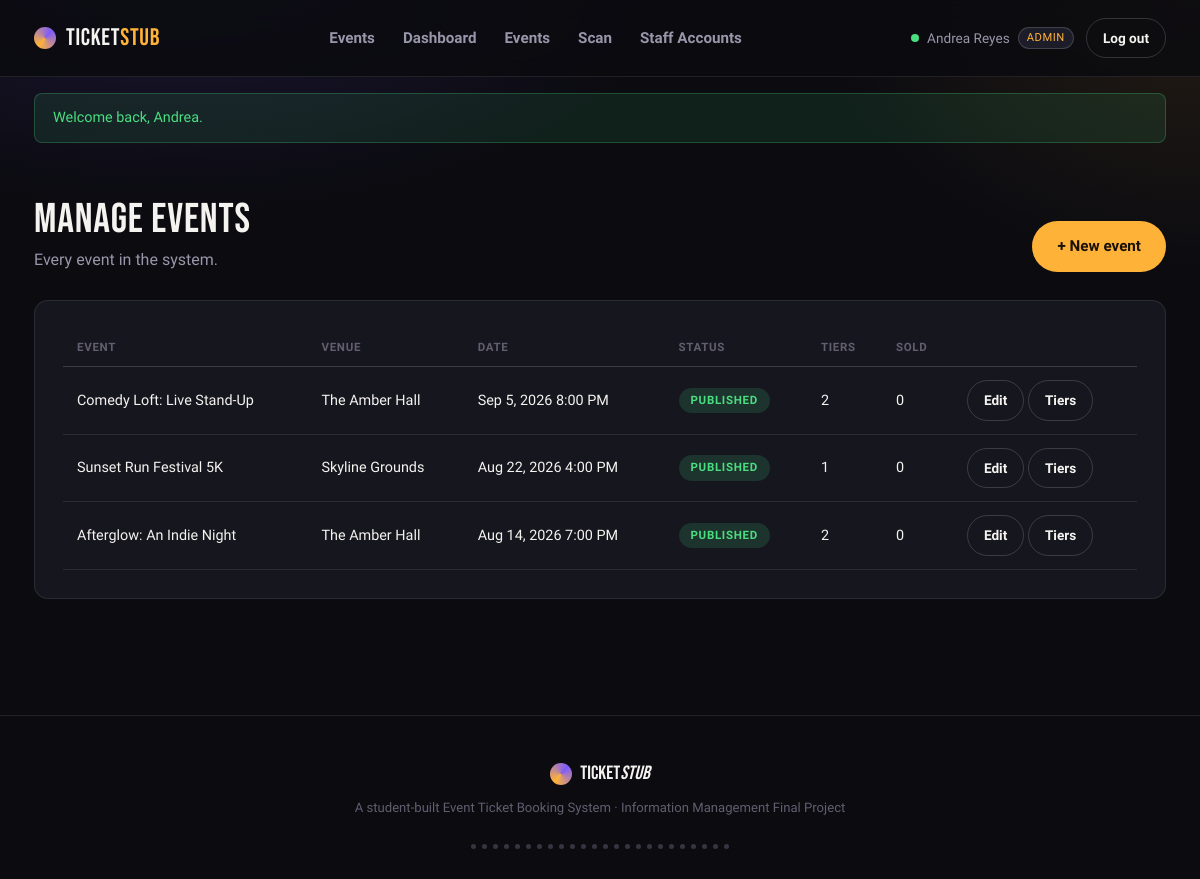
The app's page /staff/events.php (signed in) with its own data.
### tables this page shows
CREATE TABLE Events (
    Event_ID          INT AUTO_INCREMENT PRIMARY KEY,
    Venue_ID           INT NOT NULL,
    Staff_ID            INT NOT NULL,               
    Event_Name         VARCHAR(150) NOT NULL,
    Event_Description  TEXT NULL,
    Category           VARCHAR(50) NULL,
    Poster_Image        VARCHAR(255) NULL,
    Start_Date_Time     DATETIME NOT NULL,
    End_Date_Time        DATETIME NOT NULL,
    Event_Status        ENUM('draft','published','cancelled','completed') NOT NULL DEFAULT 'published',
    Created_At           TIMESTAMP DEFAULT CURRENT_TIMESTAMP,
    FOREIGN KEY (Venue_ID) REFERENCES Venues(Venue_ID),
    FOREIGN KEY (Staff_ID) REFERENCES Staff(Staff_ID)
);

CREATE TABLE Venues (
    Venue_ID     INT AUTO_INCREMENT PRIMARY KEY,
    Venue_Name   VARCHAR(150) NOT NULL,
    Address      VARCHAR(255) NOT NULL,
    Max_Capacity INT NOT NULL
);

### includes/auth.php (called while the page is built, shortened)
<?php
function current_role(): ?string {
    return $_SESSION['role'] ?? null;
}
function base_url(string $path = ''): string {
    $script = $_SERVER['SCRIPT_NAME'] ?? '/index.php';
    $root = $script;
    foreach (['/staff/', '/customer/'] as $marker) {
        $pos = strpos($script, $marker);
        if ($pos !== false) { $root = substr($script, 0, $pos); break; }
    }
    return $root . $path;
}

### includes/functions.php (called while the page is built, shortened)
<?php
function e(?string $value): string {
    return htmlspecialchars($value ?? '', ENT_QUOTES, 'UTF-8');
}
function current_page(): int {
    return max(1, (int)($_GET['page'] ?? 1));
}

### staff/events.php (the view, shortened to what this page needs)
<?php
require_once __DIR__ . '/../includes/auth.php';
require_once __DIR__ . '/../includes/functions.php';
$db = get_db();
$role = current_role();
$per_page = 10;
$page = current_page();
$params = [];
$scope_sql = '';
$count_stmt = $db->prepare("SELECT COUNT(*) FROM Events e $scope_sql");
$count_stmt->execute($params);
$total = (int)$count_stmt->fetchColumn();
$total_pages = max(1, (int)ceil($total / $per_page));
$page = min($page, $total_pages);
$offset = ($page - 1) * $per_page;
$stmt = $db->prepare(
    "SELECT e.*, v.Venue_Name,
            (SELECT COUNT(*) FROM Ticket_Tiers tt WHERE tt.Event_ID = e.Event_ID) AS tier_count,
            (SELECT COUNT(*) FROM Ticket_Tiers tt2 JOIN Bookings b2 ON b2.Tier_ID = tt2.Tier_ID
             WHERE tt2.Event_ID = e.Event_ID AND b2.Booking_Status IN ('confirmed','used')) AS sold
     FROM Events e JOIN Venues v ON v.Venue_ID = e.Venue_ID
     $scope_sql
     ORDER BY e.Start_Date_Time DESC
     LIMIT $per_page OFFSET $offset"
);
$stmt->execute($params);
$events = $stmt->fetchAll();
require_once __DIR__ . '/../includes/header.php';
?>
<section class="section">
  <div class="wrap">
    <div class="section-head">
      <div>
        <h2>Manage events</h2>
        <p><?= $role === 'Admin' ? 'Every event in the system.' : 'Events you organize.' ?></p>
      </div>
      <a class="btn btn-primary" href="<?= base_url('/staff/event-form.php') ?>">+ New event</a>
    </div>
    <?php if (!$events): ?>
      <div class="empty-state">
        <h2>No events yet</h2>
        <p>Create your first event to start selling tickets.</p>
        <a class="btn btn-primary" href="<?= base_url('/staff/event-form.php') ?>">+ New event</a>
      </div>
    <?php else: ?>
      <div class="panel">
        <table class="data-table">
          <thead><tr><th>Event</th><th>Venue</th><th>Date</th><th>Status</th><th>Tiers</th><th>Sold</th><th></th></tr></thead>
          <tbody>
            <?php foreach ($events as $ev): ?>
              <tr>
                <td><?= e($ev['Event_Name']) ?></td>
                <td><?= e($ev['Venue_Name']) ?></td>
                <td><?= (new DateTime($ev['Start_Date_Time']))->format('M j, Y g:i A') ?></td>
                <td><span class="status-pill <?= $ev['Event_Status'] === 'published' ? 'status-confirmed' : ($ev['Event_Status'] === 'cancelled' ? 'status-cancelled' : 'status-pending') ?>"><?= e($ev['Event_Status']) ?></span></td>
                <td><?= (int)$ev['tier_count'] ?></td>
                <td><?= (int)$ev['sold'] ?></td>
                <td style="white-space:nowrap;">
                  <a class="btn btn-ghost btn-sm" href="<?= base_url('/staff/event-form.php?id=' . $ev['Event_ID']) ?>">Edit</a>
                  <a class="btn btn-ghost btn-sm" href="<?= base_url('/staff/event-tiers.php?event_id=' . $ev['Event_ID']) ?>">Tiers</a>
                </td>
              </tr>
            <?php endforeach; ?>
          </tbody>
        </table>
      </div>
    <?php endif; ?>
  </div>
</section>
<?php require_once __DIR__ . '/../includes/footer.php'; ?>

### assets/css/style.css (style rules this page uses)
:root { --bg: #0B0B10; --surface: #16161F; --surface-raised:#1D1D29; --surface-hover: #23222F; --border: rgba(255,255,255,0.09); --border-strong: rgba(255,255,255,0.16); --text: #F5F3EF; --text-muted: #9A96AA; --text-faint: #625E70; --amber: #FFB238; --amber-dim: #C98A22; --violet: #7C5CFC; --violet-dim: #5B3FD6; --success: #4ADE80; --danger: #FF6B6B; --font-display: 'Bebas Neue', sans-serif; --font-body: 'Work Sans', system-ui, sans-serif; --font-mono: 'IBM Plex Mono', monospace; --radius: 14px; --radius-sm: 8px; --shadow-lift: 0 12px 32px rgba(0,0,0,0.45); }
* { box-sizing: border-box; }
html { scroll-behavior: smooth; }
body { margin: 0; background: var(--bg); background-image: radial-gradient(ellipse 900px 500px at 15% -10%, rgba(124,92,252,0.18), transparent 60%), radial-gradient(ellipse 700px 500px at 100% 0%, rgba(255,178,56,0.10), transparent 55%); color: var(--text); font-family: var(--font-body); line-height: 1.5; -webkit-font-smoothing: antialiased; }
.wrap { max-width: 1180px; margin: 0 auto; padding: 0 24px; }
a { color: inherit; text-decoration: none; }
h1,h2,h3,h4 { font-family: var(--font-display); font-weight: 400; letter-spacing: 0.02em; margin: 0 0 8px; }
h2 { font-size: clamp(1.8rem, 3.6vw, 2.6rem); line-height: 1; }
p { color: var(--text-muted); margin: 0 0 12px; }
.btn { display: inline-flex; align-items: center; justify-content: center; gap: 8px; font-family: var(--font-body); font-weight: 600; font-size: 0.95rem; padding: 13px 24px; border-radius: 999px; border: 1px solid transparent; cursor: pointer; transition: transform .15s ease, background .15s ease, border-color .15s ease; white-space: nowrap; }
.btn-primary { background: var(--amber); color: #1a1206; }
.btn-ghost { background: transparent; border-color: var(--border-strong); color: var(--text); }
.btn-sm { padding: 9px 16px; font-size: 0.85rem; }
.section { padding: 56px 0; }
.section-head { display: flex; align-items: flex-end; justify-content: space-between; margin-bottom: 28px; gap: 16px; flex-wrap: wrap; }
.section-head p { margin: 0; }
.panel { background: var(--surface); border: 1px solid var(--border); border-radius: var(--radius); padding: 28px; }
.status-pill { display: inline-block; padding: 4px 12px; border-radius: 999px; font-size: 0.72rem; font-weight: 700; text-transform: uppercase; letter-spacing: 0.06em; }
.status-confirmed { background: rgba(74,222,128,0.14); color: var(--success); }
table.data-table { width: 100%; border-collapse: collapse; font-size: 0.9rem; }
.data-table th { text-align: left; font-size: 0.72rem; text-transform: uppercase; letter-spacing: 0.06em; color: var(--text-faint); padding: 10px 14px; border-bottom: 1px solid var(--border-strong); }
.data-table td { padding: 13px 14px; border-bottom: 1px solid var(--border); color: var(--text); }

### records on screen
events: Event_Name "Comedy Loft: Live Stand-Up", Venue_ID.Venue_Name "The Amber Hall", Start_Date_Time "Sep 5, 2026 8:00 PM", Event_Status "PUBLISHED", tier_count "2", sold "0"
events: Event_Name "Sunset Run Festival 5K", Venue_ID.Venue_Name "Skyline Grounds", Start_Date_Time "Aug 22, 2026 4:00 PM", Event_Status "PUBLISHED", tier_count "1", sold "0"
events: Event_Name "Afterglow: An Indie Night", Venue_ID.Venue_Name "The Amber Hall", Start_Date_Time "Aug 14, 2026 7:00 PM", Event_Status "PUBLISHED", tier_count "2", sold "0"

### other values on screen
$_SESSION['user_name'] "Andrea Reyes"
current_role() "ADMIN"
$flash_success "Welcome back, Andrea."
